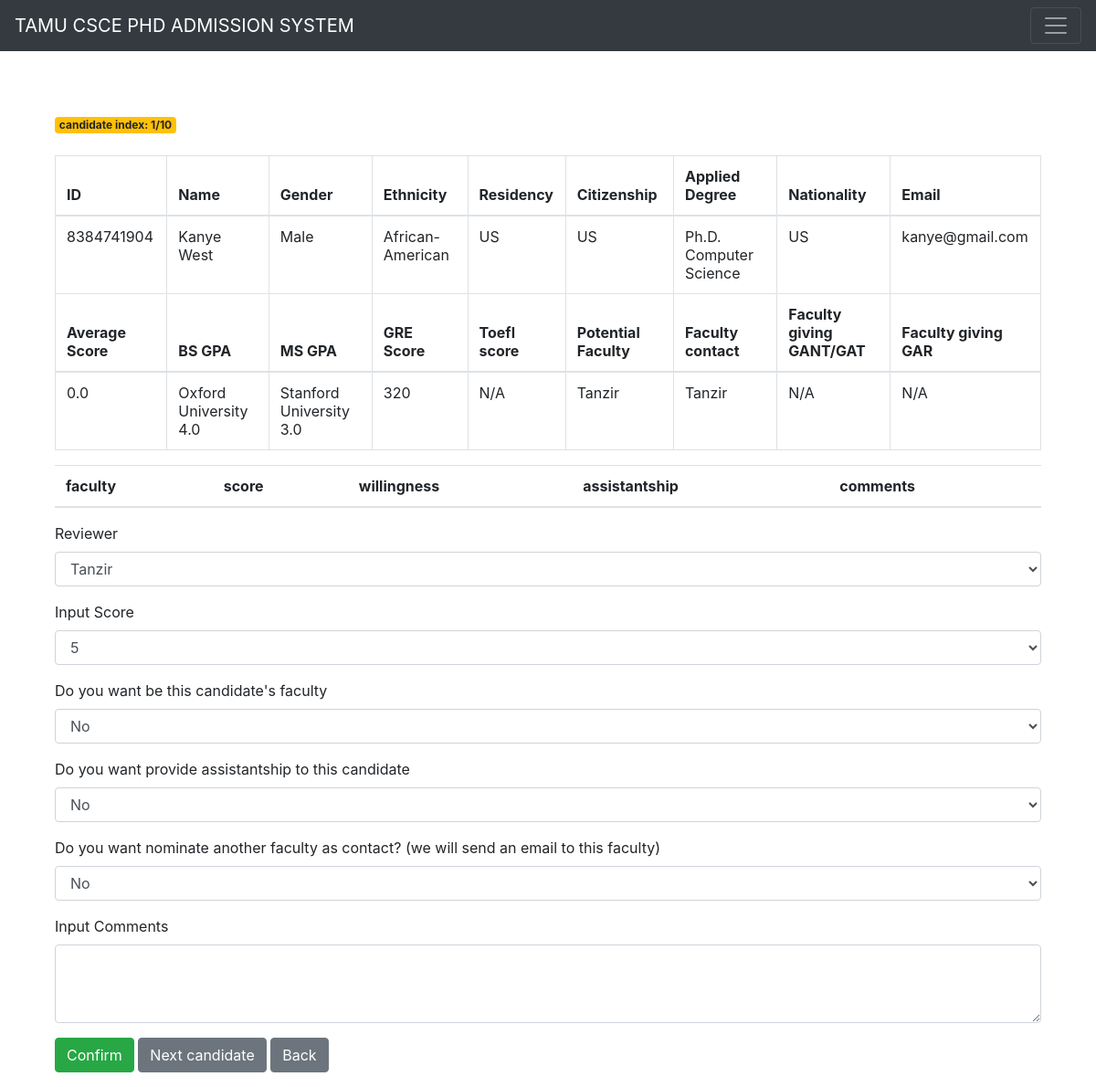
/search/31/1/10/review/, run on an earlier commit of the app's database.
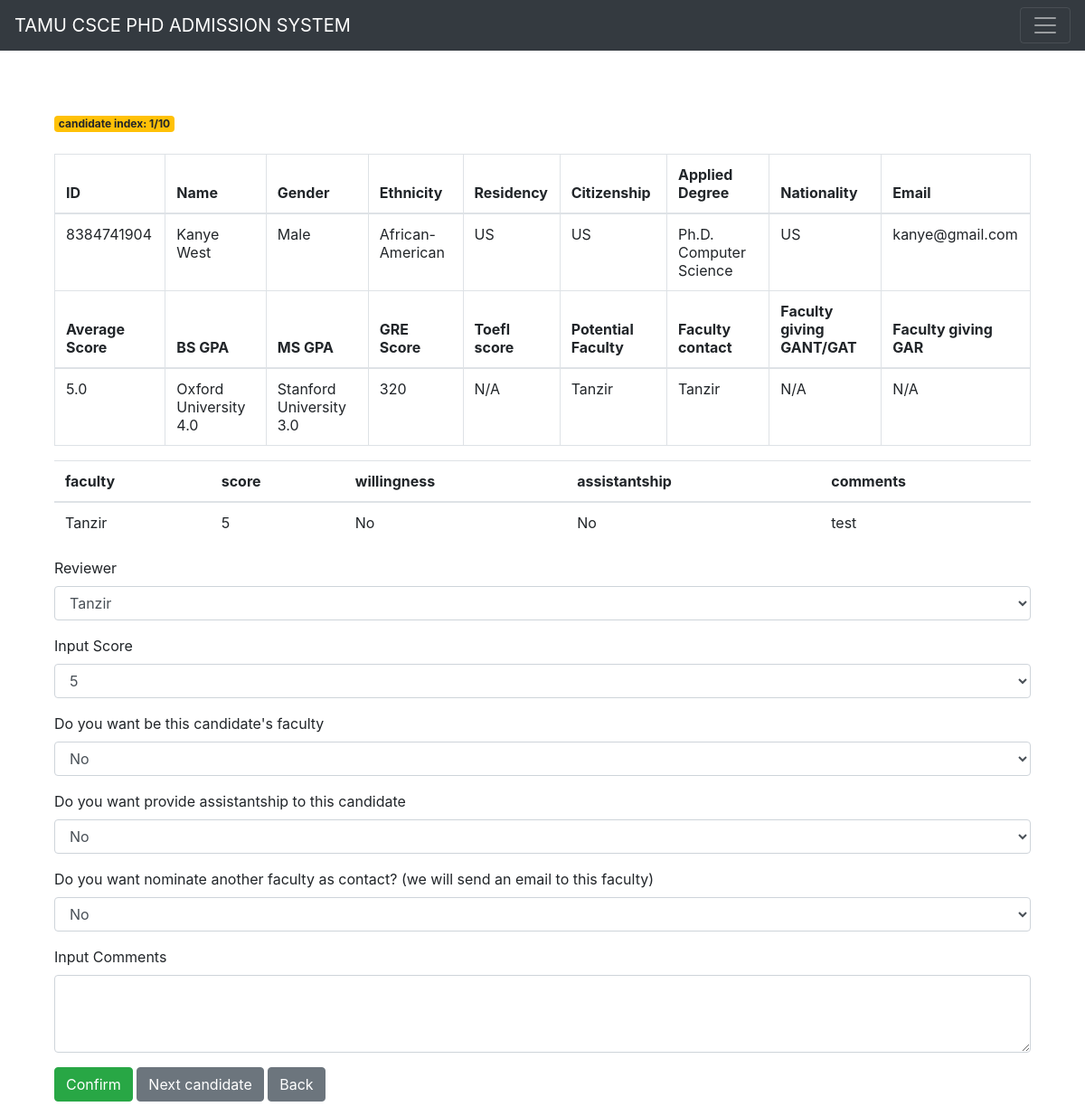
And on a later commit of the database.
### PhD_Admission/models.py (models this page shows, shortened)
class Applicant(models.Model):
    App_Seq_No = models.AutoField(primary_key=True)
    Application_ID = models.CharField(max_length=10)
    Average_Review_Score = models.FloatField()
    Applied_Degree = models.CharField(max_length=50)
    Nationality = models.CharField(max_length=100)
    Name = models.CharField(max_length=50)
    Email = models.CharField(max_length=50)
    Research_Interest = models.CharField(max_length=500)
    Potential_Faculty = models.CharField(max_length=500)
    BS_University_and_GPA = models.CharField(max_length=500)
    MS_University_and_GPA = models.CharField(max_length=500)
    GRE_Score = models.IntegerField()
    TOEFL_Score = models.IntegerField()
    Gender = models.CharField(max_length=50)
    Ethnicity = models.CharField(max_length=50)
    Residency = models.CharField(max_length=50)
    Citizenship = models.CharField(max_length=50)
    Faculty_Contact = models.CharField(max_length=50)
    Faculty_giving_GANT_GAT = models.CharField(max_length=50)
    Faculty_giving_GAR = models.CharField(max_length=50)
    class Meta:
        ordering = ['App_Seq_No']

class Review(models.Model):
    review_id = models.AutoField(primary_key=True)
    faculty = models.CharField(max_length=50)
    applicant = models.ForeignKey(Applicant, on_delete=models.CASCADE)
    score = models.IntegerField()
    faculty_decision = models.CharField(max_length=50)
    assistantship_decision = models.CharField(max_length=50)
    nomination = models.CharField(max_length=50)
    comments = models.CharField(max_length=50000)

### PhD_Admission/views.py (the view)
# urls.py: path('review/', views.review, name='review'),
def review(request, app_seq_no=None, pointer=0, total_num=0):
    print('request', request)
    context = {}
    context['applicants'] = Applicant.objects.all()
    applicant = get_object_or_404(Applicant, pk=app_seq_no)
    context['applicant'] = applicant
    next_applicant = Applicant.objects.filter(
        App_Seq_No__gt=applicant.App_Seq_No).first()
    context['next_applicant'] = next_applicant
    previous_applicant = Applicant.objects.filter(
        App_Seq_No__lt=applicant.App_Seq_No).last()
    context['previous_applicant'] = previous_applicant
    context['pointer'] = pointer
    context['total_num'] = total_num
    reviews = Review.objects.filter(
        applicant=applicant.pk
    )
    context['reviews'] = reviews
    return render(request, 'review.html', context)

### PhD_Admission/templates/review.html (shortened to what this page needs)
{% extends 'base.html' %}
{% block content %}
    <div class = "container">
    <br>
    <br>
    <br>
<div>
    <a href="#" class="badge badge-warning">candidate index: {{pointer}}/{{total_num}}</a>
</div>
<br>
<table class="table table-bordered">
<thead>
    <tr>
      <th>ID</th>
      <th>Name</th>
      <th>Gender</th>
      <th>Ethnicity</th>
      <th>Residency</th>
      <th>Citizenship</th>
      <th>Applied Degree</th>
      <th>Nationality</th>
      <th>Email</th>
    </tr>
  </thead>
  <tbody>
    <tr>
      <td>{{applicant.Application_ID}}</td>
      <td>{{applicant.Name}}</td>
      <td>{{applicant.Gender}}</td>
      <td>{{applicant.Ethnicity}}</td>
      <td>{{applicant.Residency}}</td>
      <td>{{applicant.Citizenship}}</td>
      <td>{{applicant.Applied_Degree}}</td>
      <td>{{applicant.Nationality}}</td>
      <td>{{applicant.Email}}</td>
    </tr>
  </tbody>
  <thead>
    <tr>
      <th>Average Score</th>
      <th>BS GPA</th>
      <th>MS GPA</th>
      <th>GRE Score</th>
      <th>Toefl score</th>
      <th>Potential Faculty</th>
      <th>Faculty contact</th>
      <th>Faculty giving GANT/GAT</th>
      <th>Faculty giving GAR</th>
    </tr>
  </thead>
  <tbody>
    <tr>
      <td>{{applicant.Average_Review_Score}}</td>
      <td>{{applicant.BS_University_and_GPA}}</td>
      <td>{{applicant.MS_University_and_GPA}}</td>
      <td>320</td>
      <td>N/A</td>
      <td>Tanzir</td>
      <td>Tanzir</td>
      <td>N/A</td>
      <td>N/A</td>
    </tr>
  </tbody>
</table>
<table class="table table-condensed">
  <thead>
      <tr>
        <th>faculty</th>
        <th>score</th>
        <th>willingness</th>
        <th>assistantship</th>
        <th>comments</th>
      </tr>
    </thead>
    <tbody>
    {% for review in reviews%}
      <tr>
      <td>{{review.faculty}}</td>
      <td>{{review.score}}</td>
      <td>{{review.faculty_decision}}</td>
      <td>{{review.assistantship_decision}}</td>
      <td>{{review.comments}}</td>
      </tr>
    {% endfor%}
    </tbody>
  </table>
<form  action="{% url 'addReview' %}">
<div>
  <div class="form-group">
    <label for="exampleFormControlSelect1">Reviewer</label>
    <select class="form-control" name="reviewer" id="exampleFormControlSelect1">
      <option>Tanzir</option>
    </select>
  </div>
  <div class="form-group">
    <label for="exampleFormControlSelect1">Input Score</label>
    <select class="form-control" name="score" id="exampleFormControlSelect1">
      <option>5</option>
    </select>
  </div>
  <div class="form-group">
    <label for="exampleFormControlSelect1">Do you want be this candidate's faculty</label>
    <select class="form-control" name="faculty_decision" id="exampleFormControlSelect1">
      <option>No</option>
    </select>
  </div>
  <div class="form-group">
    <label for="exampleFormControlSelect1">Do you want provide assistantship to this candidate</label>
    <select class="form-control" name="assistantship_decision" id="exampleFormControlSelect1">
      <option>No</option>
    </select>
  </div>
  <div class="form-group">
    <label for="exampleFormControlSelect1">Do you want nominate another faculty as contact? (we will send an email to this faculty)</label>
    <select class="form-control" name="nomination" id="exampleFormControlSelect1">
      <option>No</option>
    </select>
  </div>
  <div class="form-group">
    <label for="exampleFormControlTextarea1">Input Comments</label>
    <textarea class="form-control" name="comments" id="exampleFormControlTextarea1" rows="3"></textarea>
  </div>
  <div>
    <button type="submit" class="btn btn-success">Confirm</button>
    {% if next_applicant %}
        <a class="btn btn-secondary" href={% url 'review' next_applicant.App_Seq_No pointer|add:1 total_num %} role="button">Next candidate</a>
    {% endif %}
    <a class="btn btn-secondary" href={% url 'homecard' %} role="button">Back</a>
  </div>
</div>
</form>
    </div>
{%endblock%}

What changed in the data, as far as the page shows it:
changed Applicant "Kanye West": Average_Review_Score "0.0" → "5.0"
added Review: faculty "Tanzir", score "5", faculty_decision "No", assistantship_decision "No", comments "test"
